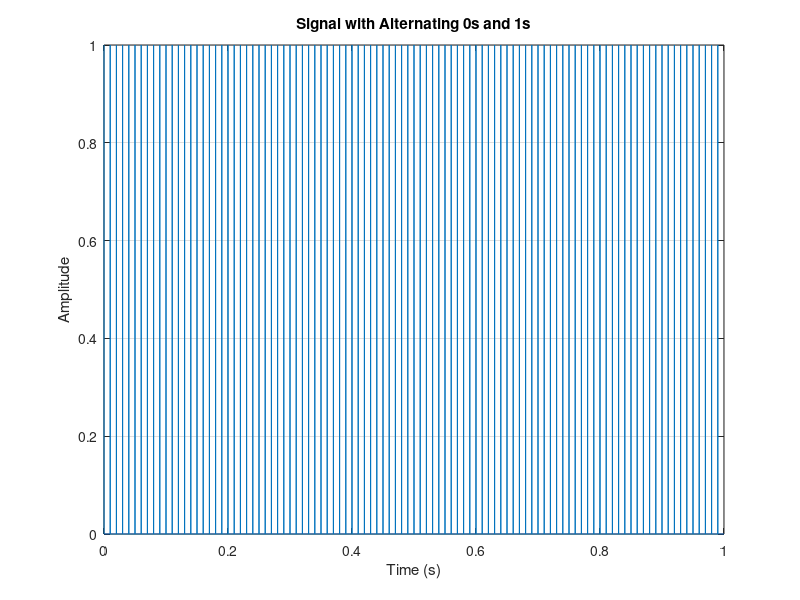

Reproduce this figure in MATLAB. (Note: this script raises an error after producing the figure.)
close all
clear all
clc

%color for plots
dark_green = 1/255 * [0,100,0];
dark_blue = 1/255 * [3,37,126];

% Define parameters
sampling_rate = 16000; % Sampling rate in Hz
duration = 1; % Duration of the signal in seconds
period = 0.01; % 10 ms period between peaks (0s and 1s)

% Calculate the number of samples
num_samples = round(sampling_rate * duration);

% Create the signal
signal = zeros(1, num_samples);

% Define the period in samples
period_samples = round(sampling_rate * period);

% Fill the signal with alternating 0s and 1s
for i = 1:period_samples:num_samples
    signal(i) = 1;
end

% Plot the signal
time = (0:num_samples-1) / sampling_rate;
figure(7);
plot(time, signal);
xlabel('Time (s)');
ylabel('Amplitude');
title('Signal with Alternating 0s and 1s');
grid on;


%Apply downsampling
newFs = 16000; % Target sampling rate




% Define analysis parameters
frameduration = 0.01;                              % 30ms  -> good for audio
framestep = 0.0033;                                  % 10 ms -> 1/3 of the window, to be uniform like this ---------, if not can be like this /---\
frameSize = frameduration * newFs;                 % Size of analysis frame in samples
overlap = (frameduration - framestep) * newFs;     % Overlap between frames in samples - in this case 20 ms overlap -> 2/3 of the window
window = hamming(frameSize);                       % Windowing function - in this case Hamming, can be rectangular

% Initialize variables to store short-term characteristics
numFrames = floor((length(signal) - overlap) / (frameSize - overlap)); % Number of frames to analyze

energy = zeros(numFrames, 1); % Initialize energy array for frames
zeroCrossingRate = zeros(numFrames, 1); % Initialize zero-crossing rate array for frames
f0 = zeros(numFrames, 1); % Initialize F0 array for frames



% Perform sliding analysis
for i = 1:numFrames
    startIdx = floor((i - 1) * (frameSize - overlap) + 1); % Define where the variable starts to save, so needs to be in this case 10 in 10, so the first index is 1 then 11,21,31
    endIdx = floor(startIdx + frameSize - 1); % Define the end point of duration so 10,20,30...
    frame = signal(startIdx:endIdx); % Frame is the size of the frameSize-Overlap and between the spaces

    % Apply windowing function to the frame
    frame = frame .* window;

    % Verificar o tamanho das variáveis envolvidas
    fprintf('Tamanho de "energy": %d\n', numel(energy));
    fprintf('Tamanho de "frame": %d\n', numel(frame));

    % Calculate short-term characteristics for the frame
    %energy(i) = sum(frame.^2); % In the slides
    %zeroCrossingRate(i) = sum(abs(diff(frame > 0.0))) / (frameSize); % In the slides, everything the same besides "diff(frame > 0.0)", this puts 1 when it's above 0 and 0 when below 0, so the difference is 1 when changing the signal, that's what we want

    % Calculate fundamental frequency using autocorrelation
    f0(i) = calculateF0Autocorrelation(frame, newFs);
end


%figure(2); plot(10*log(energy),'color', dark_green); xlabel("Frame"); ylabel('Energia (dB)'); grid on; title("Energia por Frame"); drawnow;
%figure(3); plot(zeroCrossingRate, 'color', dark_green); xlabel("Frame"); ylabel('Crossing Rate'); grid on; title("Crossing Rate por Frame"); drawnow;
figure(4); plot(f0, 'color', dark_green); xlabel("Frame"); ylabel('Frequency'); grid on; title("Fundamental frequency (f0)"); drawnow;

fprintf("End of the program.\n")

% Define a function to calculate F0 using autocorrelation
function f0 = calculateF0Autocorrelation(frame, fs)
% We need to search the second peak, because the first peak is always 0 
% The voice of man is between 70 and 250 Hz, so we need to find the peak in this interval

   fo_min = 70; %Hz
   fo_max = 250; %Hz

%   fo_test = floor((1/fo_min)*fs);
%   fo_test2 = floor((1/fo_max)*fs);
%   length_frame = length(frame);
%   fprintf("Tamanho %f Minimo %f Máximo %f \n", length_frame, fo_test, fo_test2);

    % Calculate autocorrelation
    autocorr = xcorr(frame);

    autocorr1 = autocorr((length(frame) + floor((1/fo_max)*fs)):(length(frame) + floor((1/fo_min)*fs)));
    
    % Find the index of the maximum peak in the autocorrelation function
    [~, maxIdx] = max(autocorr1);
    %fprintf("Indice %f \n", maxIdx);

    % Calculate F0 using the index
    f0 = fs / maxIdx;
    
end


